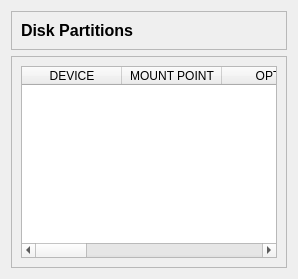
            <widget class="QWidget" name="storage_page">
             <layout class="QVBoxLayout" name="verticalLayout_13">
              <item>
               <widget class="QFrame" name="storageTitle_frame">
                <property name="frameShape">
                 <enum>QFrame::StyledPanel</enum>
                </property>
                <property name="frameShadow">
                 <enum>QFrame::Raised</enum>
                </property>
                <layout class="QVBoxLayout" name="verticalLayout_11">
                 <item alignment="Qt::AlignLeft|Qt::AlignTop">
                  <widget class="QLabel" name="storageTitle_lbl">
                   <property name="font">
                    <font>
                     <pointsize>12</pointsize>
                     <weight>75</weight>
                     <bold>true</bold>
                    </font>
                   </property>
                   <property name="text">
                    <string>Disk Partitions</string>
                   </property>
                  </widget>
                 </item>
                </layout>
               </widget>
              </item>
              <item>
               <widget class="QFrame" name="storageTable_frame">
                <property name="frameShape">
                 <enum>QFrame::StyledPanel</enum>
                </property>
                <property name="frameShadow">
                 <enum>QFrame::Raised</enum>
                </property>
                <layout class="QVBoxLayout" name="verticalLayout_12">
                 <item>
                  <widget class="QTableWidget" name="storageTable">
                   <column>
                    <property name="text">
                     <string>DEVICE</string>
                    </property>
                   </column>
                   <column>
                    <property name="text">
                     <string>MOUNT POINT</string>
                    </property>
                   </column>
                   <column>
                    <property name="text">
                     <string>OPTS</string>
                    </property>
                   </column>
                   <column>
                    <property name="text">
                     <string>MAX FILE</string>
                    </property>
                   </column>
                   <column>
                    <property name="text">
                     <string>MAX PATH</string>
                    </property>
                   </column>
                   <column>
                    <property name="text">
                     <string>MAX BW</string>
                    </property>
                   </column>
                   <column>
                    <property name="text">
                     <string>TOTAL STORAGE</string>
                    </property>
                   </column>
                   <column>
                    <property name="text">
                     <string>USED STORAGE</string>
                    </property>
                   </column>
                   <column>
                    <property name="text">
                     <string>FREE STORAGE</string>
                    </property>
                   </column>
                  </widget>
                 </item>
                </layout>
               </widget>
              </item>
             </layout>
            </widget>
